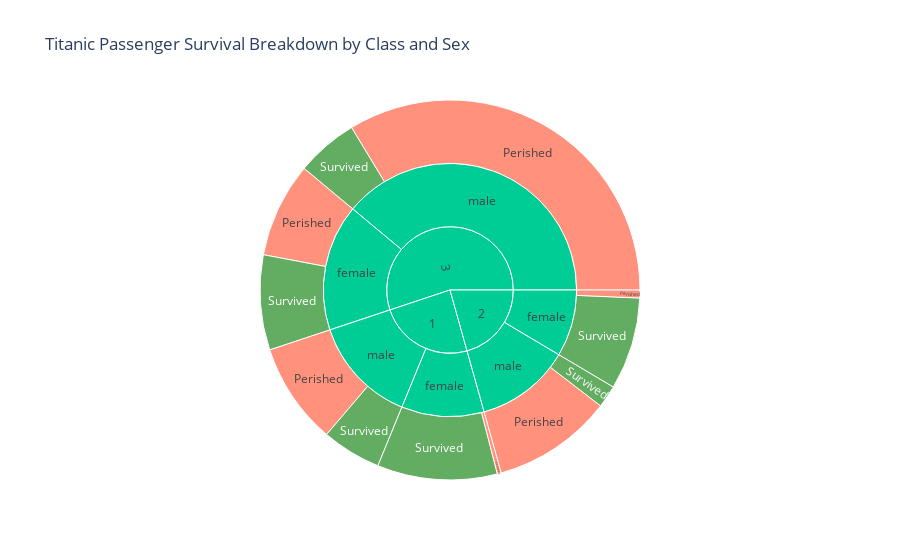

Write notebook code for a chart like this one.
### Code cell
# Create the sunburst plot

fig = px.sunburst(sunburst_data, 
                  path=['Pclass', 'Sex', 'Survived_Label'], 
                  values='size',
                  color='Survived_Label',
                  color_discrete_map={'Survived':'forestgreen',
                                      'Perished':'tomato'},
                  title='Titanic Passenger Survival ' 
                        'Breakdown by Class and Sex')
fig.show()

### Figure 1 — Plotly figure (JSON) as saved in the notebook; plotly's stock layout.template omitted (floating-point values rounded to 4 significant figures)
{"data": [{"branchvalues": "total", "customdata": [["Perished"], ["Perished"], ["Perished"], ["Survived"], ["Survived"], ["Survived"], ["Perished"], ["Perished"], ["Perished"], ["Survived"], ["Survived"], ["Survived"], ["(?)"], ["(?)"], ["(?)"], ["(?)"], ["(?)"], ["(?)"], ["(?)"], ["(?)"], ["(?)"]], "domain": {"x": [0, 1], "y": [0, 1]}, "hovertemplate": "labels=%{label}<br>size=%{value}<br>parent=%{parent}<br>id=%{id}<br>Survived_Label=%{customdata[0]}<extra></extra>", "ids": ["1/female/Perished", "3/female/Perished", "2/male/Perished", "1/female/Survived", "3/female/Survived", "2/male/Survived", "2/female/Perished", "1/male/Perished", "3/male/Perished", "2/female/Survived", "1/male/Survived", "3/male/Survived", "1/female", "2/female", "3/female", "1/male", "2/male", "3/male", "1", "2", "3"], "labels": ["Perished", "Perished", "Perished", "Survived", "Survived", "Survived", "Perished", "Perished", "Perished", "Survived", "Survived", "Survived", "female", "female", "female", "male", "male", "male", "1", "2", "3"], "marker": {"colors": ["tomato", "tomato", "tomato", "forestgreen", "forestgreen", "forestgreen", "tomato", "tomato", "tomato", "forestgreen", "forestgreen", "forestgreen", "#00cc96", "#00cc96", "#00cc96", "#00cc96", "#00cc96", "#00cc96", "#00cc96", "#00cc96", "#00cc96"]}, "name": "", "parents": ["1/female", "3/female", "2/male", "1/female", "3/female", "2/male", "2/female", "1/male", "3/male", "2/female", "1/male", "3/male", "1", "2", "3", "1", "2", "3", "", "", ""], "type": "sunburst", "values": [3, 72, 91, 91, 72, 17, 6, 77, 300, 70, 45, 47, 94, 76, 144, 122, 108, 347, 216, 184, 491]}], "layout": {"legend": {"tracegroupgap": 0}, "title": {"text": "Titanic Passenger Survival Breakdown by Class and Sex"}}}
